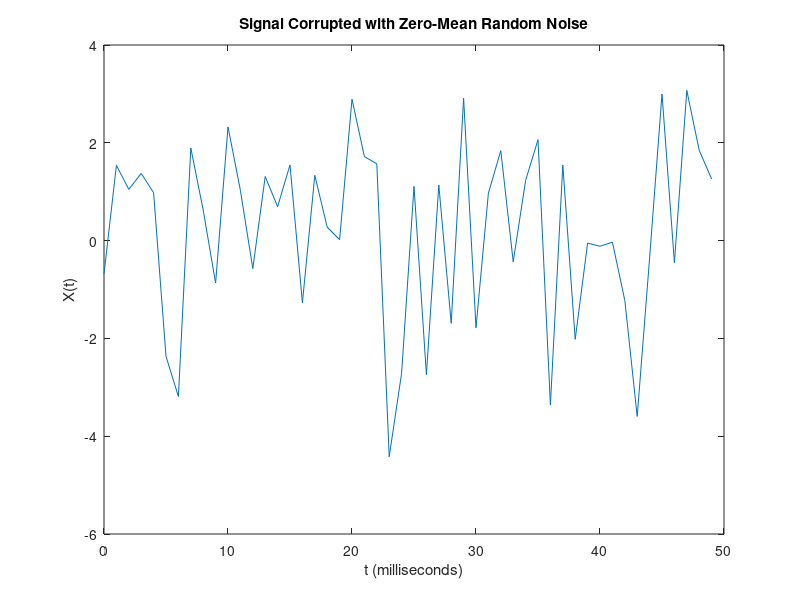
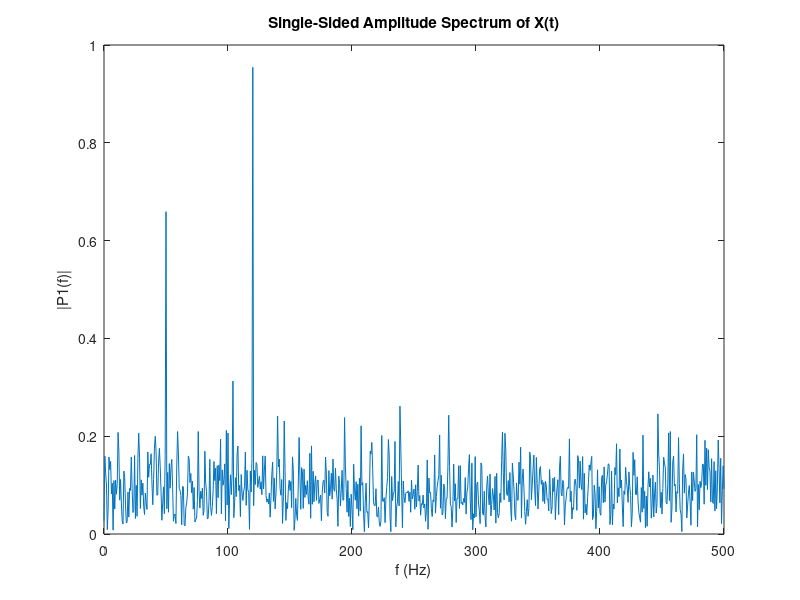
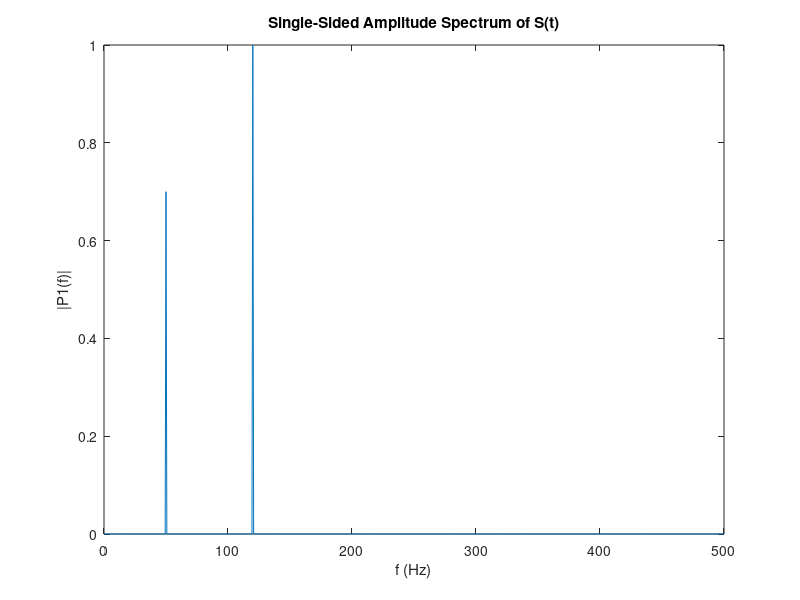

MATLAB code for these plots, in order:
close all

%Matlab's FFT example code
Fs = 1000;            % Sampling frequency                    
T = 1/Fs;             % Sampling period       
L = 1500;             % Length of signal
t = (0:L-1)*T;        % Time vector

S = 0.7*sin(2*pi*50*t) + sin(2*pi*120*t);
X = S + 2*randn(size(t));

figure
plot(1000*t(1:50),X(1:50))
title('Signal Corrupted with Zero-Mean Random Noise')
xlabel('t (milliseconds)')
ylabel('X(t)')

Y = fft(X);
P2 = abs(Y/L);
P1 = P2(1:L/2+1);
P1(2:end-1) = 2*P1(2:end-1);

figure
f = Fs*(0:(L/2))/L;
plot(f,P1) 
title('Single-Sided Amplitude Spectrum of X(t)')
xlabel('f (Hz)')
ylabel('|P1(f)|')

Y = fft(S);
P2 = abs(Y/L); %Two-sided spectrum
P1 = P2(1:L/2+1); %One-sided spectrum
P1(2:end-1) = 2*P1(2:end-1); %Scaled correctly

figure
plot(f,P1) 
title('Single-Sided Amplitude Spectrum of S(t)')
xlabel('f (Hz)')
ylabel('|P1(f)|')